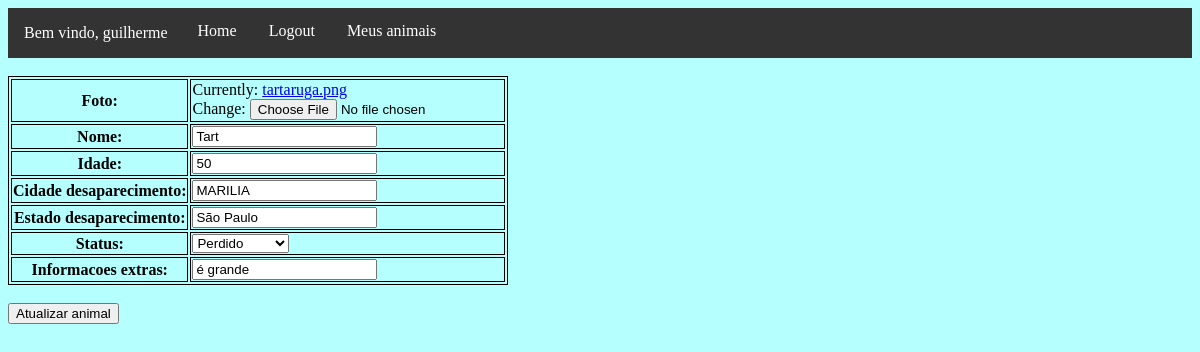
/5/edit (signed in), run on the app's committed database.
### product/models.py (models this page shows, shortened)
class Dono(AbstractBaseUser):
    email = models.EmailField(verbose_name="email", unique=True, max_length=100)
    username = models.CharField(max_length=100)
    telefone = models.CharField(max_length=20)
    date_joined = models.DateTimeField(verbose_name="date_joined", auto_now_add=True)
    last_login = models.DateTimeField(verbose_name="last_login", auto_now=True)
    is_admin = models.BooleanField(default=False)
    is_active = models.BooleanField(default=True)
    is_staff = models.BooleanField(default=False)
    is_superuser = models.BooleanField(default=False)
    USERNAME_FIELD = 'email'
    REQUIRED_FIELDS = ['username']
    objects = DonoManager()

class Animal(models.Model):
    foto  = models.ImageField()
    nome  = models.CharField(max_length=100)
    idade = models.CharField(max_length=3, blank=True)
    cidade_desaparecimento = models.CharField(max_length=50)
    estado_desaparecimento = models.CharField(max_length=50)
    status = models.IntegerField(choices=STATUS_ANIMAL, default=1, blank=True)
    dono = models.ForeignKey(Dono, on_delete=models.CASCADE,  null=True)
    informacoes_extras = models.CharField(max_length=250, blank=True)

### product/views.py (the view)
# urls.py: path('<int:id>/edit', animal_edit, name="animal_edit"),
@login_required
def animal_edit(request, id=None):
    animal = get_object_or_404(Animal, id=id)
    if request.method == 'POST':
        user_form = AnimalForm(request.POST, instance=animal)
        if user_form.is_valid():
            user_form.save()
            return HttpResponseRedirect(reverse('meus_animais'))
        else:
            return render(request, 'editar_animal.html', {"user_form": user_form})
    else:
        user_form = AnimalForm(instance=animal)
        return render(request, 'editar_animal.html', {"user_form": user_form})

### product/forms.py
class AnimalForm(forms.ModelForm):
    class Meta:
        model = Animal
        fields = ['foto',
                  'nome',
                  'idade',
                  'cidade_desaparecimento',
                  'estado_desaparecimento',
                  'status',
                  'informacoes_extras']

### product/templates/editar_animal.html (shortened to what this page needs)
{% extends 'base.html' %}
{% block content %}
<br>
    <form method="POST">
        <table class="table table-bordered table-light">
            {{user_form.as_table}}
        </table>
        <br>
        <button type="submit" class="btn btn-warning float-right">Atualizar animal</button>
    </form>
{% endblock content %}

### product/templates/base.html (shortened to what this page needs)
<!DOCTYPE html>
<html>
<head>
	{% load static %}
	<link href="{% static 'style.css' %}"  rel="stylesheet">
		{% if request.user.is_authenticated %}
			<ul>
				<li><p>Bem vindo, {{request.user.username}}</p></li>
				<li><a href="{% url 'pagina_principal' %}">Home</a></li>
				<li><a href="{% url 'logout' %}">Logout</a></li>
				<li><a href="{% url 'meus_animais' %}">Meus animais</a></li>
			</ul>
		{% else %}
			<ul>
				<li><a href="{% url 'pagina_principal' %}">Home</a></li>
				<li><a href="{% url 'cadastrar_dono' %}">Register</a></li>
				<li><a href="{% url 'login' %}">Login</a></li>
			</ul>
		{% endif %}
</head>
<body>
{% block content %}
{% endblock content %}
</body>
</html>

### product/static/style.css (style rules this page uses)
html { margin: 0px; background-color: #b5fffe; }
table, th, td { border: 1px solid black; }
ul { list-style-type: none; margin: 0; padding: 0; overflow: hidden; background-color: #333; }
li { float: left; }
li a { display: block; color: white; text-align: center; padding: 14px 16px; text-decoration: none; }
li p { padding: 0px 14px 0px 16px; color: white; }

### data on the page
Dono: user.username "guilherme"
Animal: nome "Tart", idade "50", cidade_desaparecimento "MARILIA", estado_desaparecimento "São Paulo", status "Perdido", informacoes_extras "é grande"
